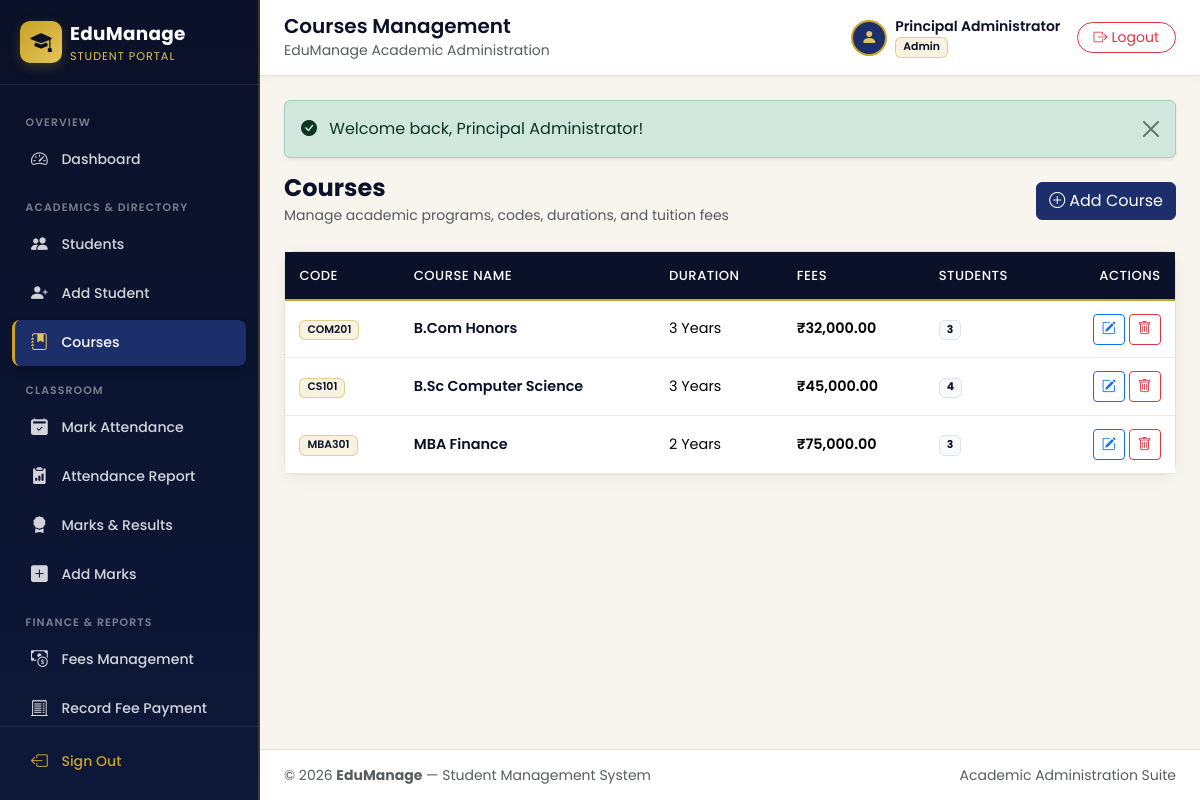
Screenshot of /courses/list.php (signed in) with the database file from the repository.
### tables this page shows
CREATE TABLE `courses` (
  `id` INT UNSIGNED NOT NULL AUTO_INCREMENT,
  `course_name` VARCHAR(120) NOT NULL,
  `course_code` VARCHAR(30) NOT NULL,
  `duration` VARCHAR(50) NOT NULL,
  `fees` DECIMAL(10, 2) NOT NULL DEFAULT 0.00,
  `created_at` TIMESTAMP NOT NULL DEFAULT CURRENT_TIMESTAMP,
  PRIMARY KEY (`id`),
  UNIQUE KEY `uq_courses_code` (`course_code`)
);

### config/db.php (called while the page is built, shortened)
<?php
function e(?string $value): string
{
    return htmlspecialchars((string) $value, ENT_QUOTES | ENT_SUBSTITUTE, 'UTF-8');
}
function url(string $path = ''): string
{
    $cleanPath = ltrim($path, '/');
    return ($cleanPath === '') ? (BASE_URL === '' ? '/' : BASE_URL . '/') : BASE_URL . '/' . $cleanPath;
}

### courses/list.php (the view, shortened to what this page needs)
<?php
require_once dirname(__DIR__) . '/includes/auth_check.php';
$courses = $pdo->query('
    SELECT c.*, COUNT(s.id) AS student_count
    FROM courses c
    LEFT JOIN students s ON s.course_id = c.id
    GROUP BY c.id
    ORDER BY c.course_name ASC
')->fetchAll();
include dirname(__DIR__) . '/includes/header.php';
?>
<div class="d-flex justify-content-between align-items-center mb-4">
    <div>
        <h4 class="fw-bold text-navy mb-0">Courses</h4>
        <small class="text-muted">Manage academic programs, codes, durations, and tuition fees</small>
    </div>
    <a href="<?= e(url('courses/add.php')) ?>" class="btn btn-royal">
        <i class="bi bi-plus-circle me-1"></i>Add Course
    </a>
</div>
<div class="royal-card">
    <div class="card-body p-0">
        <div class="table-responsive">
            <table class="table table-royal table-hover mb-0">
                <thead>
                    <tr>
                        <th>Code</th>
                        <th>Course Name</th>
                        <th>Duration</th>
                        <th>Fees</th>
                        <th>Students</th>
                        <th class="text-end">Actions</th>
                    </tr>
                </thead>
                <tbody>
                    <?php if (empty($courses)): ?>
                        <tr>
                            <td colspan="6" class="text-center text-muted py-5">No courses found.</td>
                        </tr>
                    <?php else: ?>
                        <?php foreach ($courses as $c): ?>
                            <tr>
                                <td><span class="badge badge-role"><?= e($c['course_code']) ?></span></td>
                                <td class="fw-semibold text-navy"><?= e($c['course_name']) ?></td>
                                <td><?= e($c['duration']) ?></td>
                                <td class="fw-semibold">&#8377;<?= e(number_format((float) $c['fees'], 2)) ?></td>
                                <td><span class="badge bg-light text-navy border"><?= (int) $c['student_count'] ?></span></td>
                                <td class="text-end text-nowrap">
                                    <a href="<?= e(url('courses/edit.php?id=' . (int) $c['id'])) ?>" class="btn btn-sm btn-outline-primary" title="Edit">
                                        <i class="bi bi-pencil-square"></i>
                                    </a>
                                    <button type="button"
                                            class="btn btn-sm btn-outline-danger"
                                            title="Delete"
                                            data-bs-toggle="modal"
                                            data-bs-target="#deleteConfirmModal"
                                            data-id="<?= (int) $c['id'] ?>"
                                            data-name="<?= e($c['course_name'] . ' (' . $c['course_code'] . ')') ?>"
                                            data-action="<?= e(url('courses/delete.php')) ?>">
                                        <i class="bi bi-trash"></i>
                                    </button>
                                </td>
                            </tr>
                        <?php endforeach; ?>
                    <?php endif; ?>
                </tbody>
            </table>
        </div>
    </div>
</div>
<?php include dirname(__DIR__) . '/includes/footer.php'; ?>

### assets/css/style.css (style rules this page uses)
:root { --navy: #0a1128; --navy-light: #131f44; --royal: #1c2f6b; --royal-hover: #253d88; --gold: #c9a227; --gold-light: #e4c55a; --gold-soft: rgba(201, 162, 39, 0.14); --offwhite: #f8f5ee; --surface: #ffffff; --text-main: #1b2238; --text-muted: #647087; --border-color: #e6e0d2; --sidebar-width: 260px; --transition-speed: 0.25s; }
body { font-family: 'Poppins', sans-serif; background-color: var(--offwhite); color: var(--text-main); margin: 0; overflow-x: hidden; }
.text-navy { color: var(--navy) !important; }
.btn-royal { background-color: var(--royal); border-color: var(--royal); color: #fff; transition: all var(--transition-speed) ease; }
.badge-role { background-color: var(--gold-soft); color: var(--navy); border: 1px solid rgba(201, 162, 39, 0.45); font-size: 0.68rem; font-weight: 600; }
.royal-card { background-color: var(--surface); border: 1px solid var(--border-color); border-radius: 12px; box-shadow: 0 4px 16px rgba(10, 17, 40, 0.05); }
.table-royal thead th { background-color: var(--navy); color: #ffffff; font-weight: 500; font-size: 0.82rem; text-transform: uppercase; letter-spacing: 0.5px; border-bottom: 2px solid var(--gold); padding: 0.85rem 0.9rem; white-space: nowrap; }
.table-royal tbody td { vertical-align: middle; padding: 0.8rem 0.9rem; font-size: 0.9rem; border-color: #efeae0; }

### rows the page displays
courses: course_code "COM201", course_name "B.Com Honors", duration "3 Years", fees "32,000.00", student_count "3"
courses: course_code "CS101", course_name "B.Sc Computer Science", duration "3 Years", fees "45,000.00", student_count "4"
courses: course_code "MBA301", course_name "MBA Finance", duration "2 Years", fees "75,000.00", student_count "3"

### other values shown
APP_NAME "EduManage"
$page_title "Courses Management"
$current_user "Principal Administrator"
$current_role "Admin"
$flash['message'] "Welcome back, Principal Administrator!"
